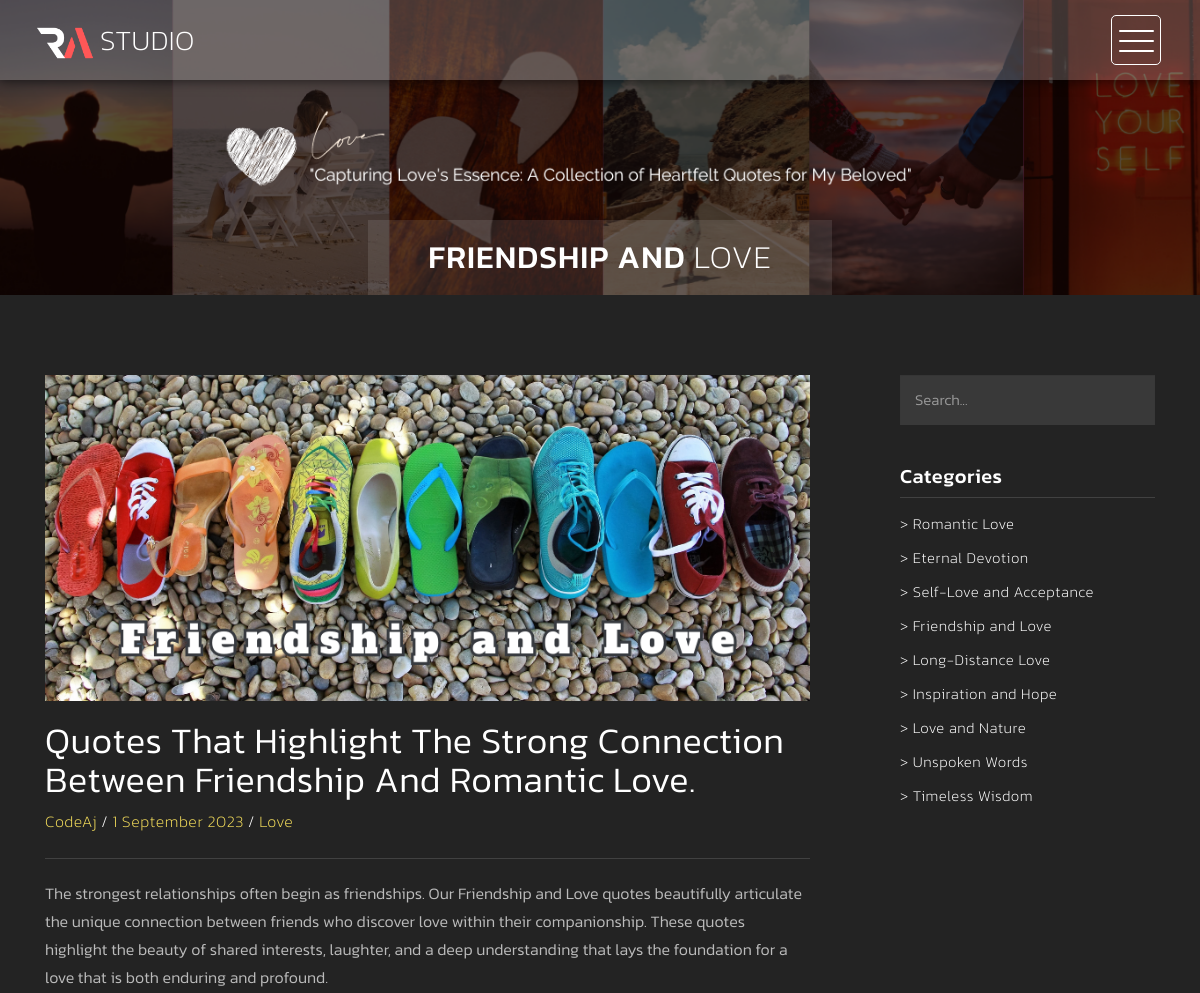
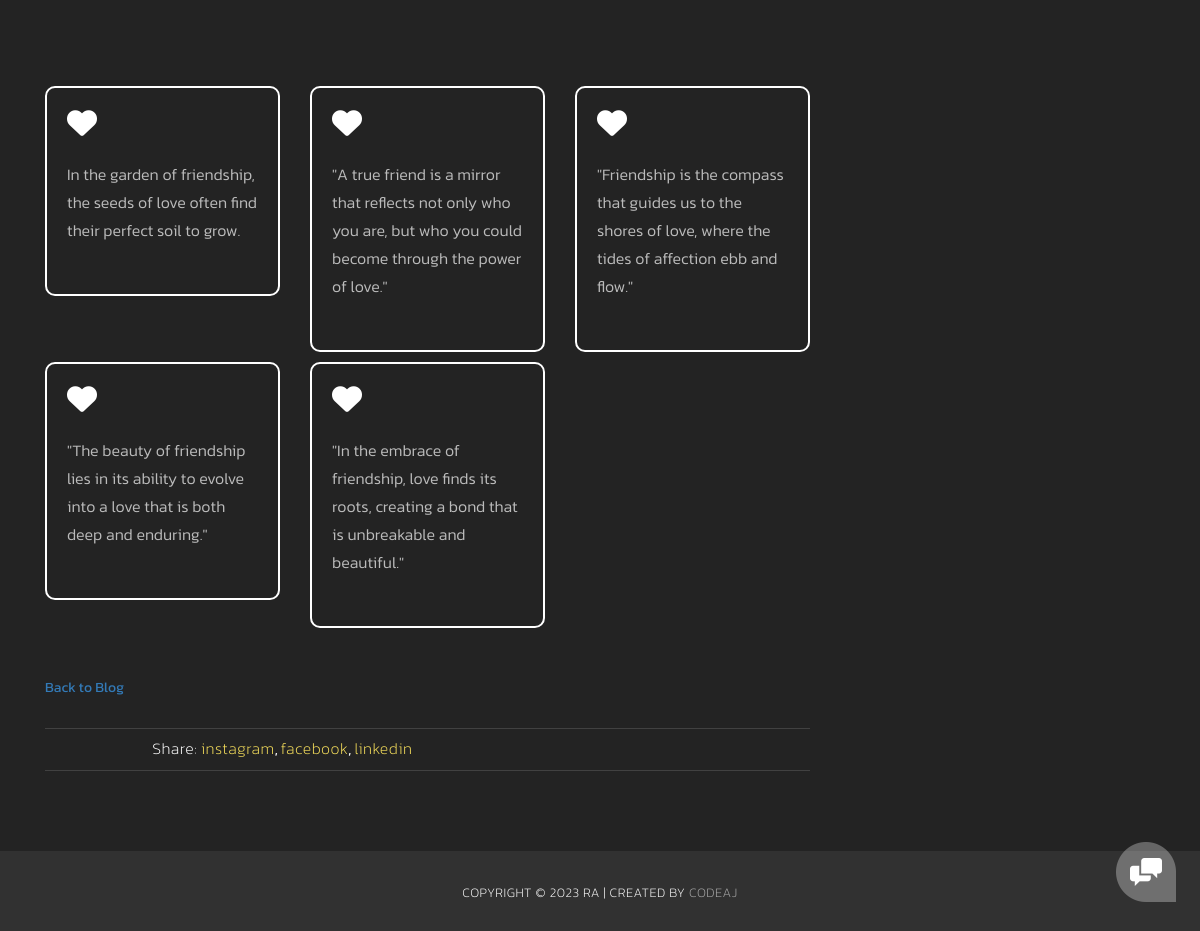
Page /singlepage/friendship-and-love on the committed database (2 pictures, top to bottom).
### you/models.py (models this page shows, shortened)
class quotes(models.Model):
    category = models.ForeignKey(category,on_delete=models.CASCADE)
    color = models.CharField(max_length=15,null=True, blank=True)
    quote = models.TextField(null=True, blank=True)
    def __str__(self):
        return self.quote

class category(models.Model):
    name = models.CharField(max_length=50,blank=True, null=True)
    lastname = models.CharField(max_length=50,blank=True, null=True)
    decription = models.CharField(max_length=250, blank=True, null=True)
    longdecription = models.TextField(blank=True, null=True)
    image = models.ImageField(upload_to='category/',null=True,blank=True)
    poster = models.ImageField(upload_to='poster/',null=True,blank=True)
    slug = models.SlugField(blank=True)

### you/views.py (the view)
# urls.py: path('singlepage/<str:slug>',views.singlepost,name='singlepage'),
def singlepost(request,slug):
    cat = category.objects.get(slug=slug)
    quo = quotes.objects.filter(category=cat)
    allcat = category.objects.all()
    print(quo)
    return render(request,'single-post.html', {'quotes':quo,'categories':allcat})

### templates/single-post.html (shortened to what this page needs)
{% extends 'index.html' %}
{% load static %}
    {% block content %}
    <link rel="stylesheet" href="https://cdnjs.cloudflare.com/ajax/libs/font-awesome/6.4.2/css/all.min.css" />
    <div class="page-heading">
        <div class="container">
            <div class="heading-content">
                <h1>{{quotes.0.category.name}} <em>{{quotes.0.category.lastname}}</em></h1>
            </div>
        </div>
    </div>
    <div class="blog-entries">
        <div class="container">
            <div class="col-md-9">
                <div class="blog-posts">
                    <div class="row">
                        <div class="col-md-12">
                            <div class="single-blog-post">
                                <img src="{{quotes.0.category.poster.url}}" alt="">
                                <div class="text-content">
                                    <h2>{{quotes.0.category.decription}}</h2>
                                    <span><a href="#">CodeAj</a> / <a href="#">1 September 2023</a> / <a href="#">Love</a></span>
                                    <p>{{quotes.0.category.longdecription}}<p>
                                    <br>
                                    <div class="row">
                                        {% for quote in quotes %}
                                        <div class="col-md-6 col-lg-4 col-sm-12  " style="margin-bottom:10px;" >
                                            <div class=" boxxx" style="border:2px solid white; padding: 20px;">
                                                <i style="font-size: 30px;" class="fa-solid fa-heart"></i>
                                                <p>
                                                    {{quote.quote}}
                                                </p>
                                            </div>
                                        </div>
                                        {% endfor %}
                                    </div>
                                    <br><br><a href="{% url 'index' %}">Back to Blog</a></p>
                                    <div class="tags-share">
                                        <div class="row">
                                            <div class="col-md-6">
                                                <ul class="share">
                                                    <li>Share:</li>
                                                    <li><a href="https://www.instagram.com/r_aj_love_story/">instagram</a>,</li>
                                                    <li><a href="https://www.facebook.com/c0deaj/">facebook</a>,</li>
                                                    <li><a href="https://www.linkedin.com/in/codeaj/">linkedin</a></li>
                                                </ul>
                                            </div>
                                        </div>
                                    </div>
                                </div>
                            </div>
                        </div>
                    </div>
                </div>
            </div>
            <div class="col-md-3">
                <div class="side-bar">
                    <div class="search">
                        <fieldset>
                            <input name="search" type="text" class="form-control" id="search" placeholder="Search..." required="">
                        </fieldset>
                    </div>
                    <div class="categories">
                        <div class="sidebar-heding">
                            <h2>Categories</h2>
                        </div>
                        <ul>
                            {% for cat in categories %}
                            <li><a href="/singlepage/{{cat.slug}}">> {{cat.name}} {{cat.lastname}}</a></li>
                            {% endfor %}
                        </ul>
                    </div>
                </div>
            </div>
        </div>
    </div>
{% endblock %}

### static/css/light-box.css (style rules this page uses)
body:after { content: url(../img/close.png) url(../img/loading.gif) url(../img/prev.png) url(../img/next.png); display: none; }

### static/css/templatemo-style.css (style rules this page uses)
body { font-family: 'Kanit', sans-serif; }
body, html { height: 100%; min-height: 100%; overflow-x: hidden; }
.page-heading { background-image: url(../img/heading_bg.png); background-repeat: no-repeat; background-size: cover; background-position: center center; width: 100%; text-align: center; }
.page-heading .heading-content h1 { font-size: 32px; text-transform: uppercase; color: #fff; letter-spacing: 1px; background-color: rgba(250,250,250,0.1); display: inline-block; margin-bottom: 0; margin-top: 220px; padding: 20px 60px; }
.page-heading .heading-content em { font-style: normal; font-weight: 200; }
.blog-entries { padding: 80px 0px; background-color: #232323; }
.blog-entries .blog-posts { margin-right: 30px; }
.single-blog-post { margin-right: 30px; }
.single-blog-post img { width: 100%; overflow-y: hidden; }
.single-blog-post .text-content { margin-top: 20px; }
.single-blog-post .text-content span { font-size: 16px; font-weight: 200; color: #fff; letter-spacing: 0.5px; border-bottom: 1px solid #414141; padding-bottom: 25px; display: inline-block; width: 100%; margin-bottom: 0px; }
.single-blog-post .text-content span a { color: #f4dd5b; text-decoration: none; }
.single-blog-post .text-content h2 { margin-top: 0px; font-size: 36px; color: #fff; letter-spacing: 0.5px; text-transform: capitalize; font-weight: 300; }
.single-blog-post .text-content p { color: #bbb; font-size: 16px; font-weight: 300; line-height: 28px; margin-top: 20px; margin-bottom: 30px; }
.single-blog-post .tags-share { border-top: 1px solid #414141; border-bottom: 1px solid #414141; padding: 8px 0px 10px 0px; }
.single-blog-post .tags-share ul { padding: 0; margin: 0; list-style: none; }
.single-blog-post .tags-share ul li:first-child { color: #fff; font-size: 16px; font-weight: 200; letter-spacing: 0.5px; }
.single-blog-post .tags-share ul li { display: inline-block; color: #fff; }
.single-blog-post .tags-share ul li a { font-size: 16px; font-weight: 200; letter-spacing: 0.5px; color: #f4dd5b; text-decoration: none; transition: all 0.5s; }
.single-blog-post .tags-share .share { text-align: right; }
.blog-entries .search input { background-color: rgba(250,250,250,0.1); width: 100%; height: 50px; line-height: 50px; padding-left: 15px; color: #fff; font-size: 15px; font-weight: 300; border-radius: 0px; outline: none; border: none; }
.sidebar-heding h2 { font-size: 20px; text-transform: capitalize; color: #fff; margin-top: 40px; letter-spacing: 0.5px; padding-bottom: 10px; border-bottom: 1px solid #414141; margin-bottom: 20px; }
.archives ul, .categories ul { margin-top: -5px; padding: 0; list-style: none; }
.archives ul li, .categories ul li { margin-bottom: 12px; }
.archives ul li:last-child, .categories ul li:last-child { margin-bottom: 0px; }
.archives ul li a, .categories ul li a { font-size: 15px; font-weight: 200; color: #fff; text-decoration: none; letter-spacing: 0.5px; transition: all 0.5s; }

### templates/single-post.html (style rules this page uses)
.boxxx { border-radius:10px; transition : 1s; }
.boxxx i { color :white; transition : 1s; }
.boxxx p { cursor: pointer; }

### rows in the picture
quotes: category.name "FRIENDSHIP AND", category.lastname "LOVE", category.poster (picture), category.decription "Quotes That Highlight The Strong Connection Between Friendship And Romantic Love.", category.longdecription "The strongest relationships often begin as friendships. Our Friendship and Love quotes beautifully articulate the unique connection between friends who discover love within their companionship. These quotes highlight the beauty of shared interests, laughter, and a deep understanding that lays the foundation for a love that is both enduring and profound.", quote "In the garden of friendship, the seeds of love often find their perfect soil to grow."
quotes: quote "\"A true friend is a mirror that reflects not only who you are, but who you could become through the power of love.\""
quotes: quote "\"Friendship is the compass that guides us to the shores of love, where the tides of affection ebb and flow.\""
quotes: quote "\"The beauty of friendship lies in its ability to evolve into a love that is both deep and enduring.\""
quotes: quote "\"In the embrace of friendship, love finds its roots, creating a bond that is unbreakable and beautiful.\""
category: name "Romantic", lastname "Love"
category: name "Eternal", lastname "Devotion"
category: name "Self-Love and", lastname "Acceptance"
category: name "Friendship and", lastname "Love"
category: name "Long-Distance", lastname "Love"
category: name "Inspiration and", lastname "Hope"
category: name "Love and", lastname "Nature"
category: name "Unspoken", lastname "Words"
category: name "Timeless", lastname "Wisdom"
